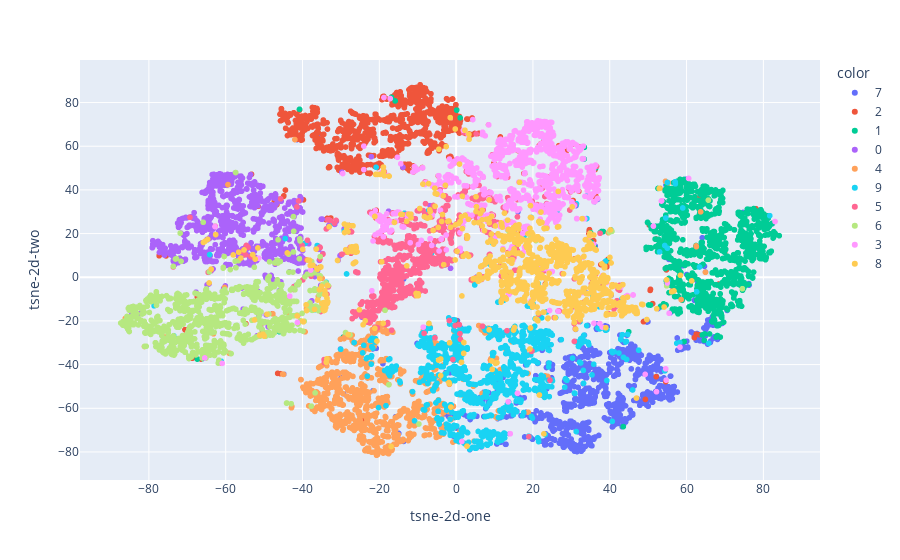

Here is the notebook cell this chart was saved with:
### Code cell
#tsne = TSNE(n_components=2, metric=metrics.PoincareDistance)
tsne = TSNE(n_components=2)
tsne_results = tsne.fit_transform(encoded_samples.drop(['label'],axis=1))

fig = px.scatter(tsne_results, x=0, y=1, color=encoded_samples.label.astype(str),labels={'0': 'tsne-2d-one', '1': 'tsne-2d-two'})
fig.show()

### Figure 1 — Plotly figure (JSON) as saved in the notebook; plotly's stock layout.template omitted (floating-point values rounded to 4 significant figures; data arrays with more than 128 entries replaced by an {"elided": "..."} marker saying what was removed)
{"data": [{"hovertemplate": "color=7<br>tsne-2d-one=%{x}<br>tsne-2d-two=%{y}<extra></extra>", "legendgroup": "7", "marker": {"color": "#636efa", "symbol": "circle"}, "mode": "markers", "name": "7", "showlegend": true, "type": "scattergl", "x": {"elided": "1028 float values"}, "xaxis": "x", "y": {"elided": "1028 float values"}, "yaxis": "y"}, {"hovertemplate": "color=2<br>tsne-2d-one=%{x}<br>tsne-2d-two=%{y}<extra></extra>", "legendgroup": "2", "marker": {"color": "#EF553B", "symbol": "circle"}, "mode": "markers", "name": "2", "showlegend": true, "type": "scattergl", "x": {"elided": "1032 float values"}, "xaxis": "x", "y": {"elided": "1032 float values"}, "yaxis": "y"}, {"hovertemplate": "color=1<br>tsne-2d-one=%{x}<br>tsne-2d-two=%{y}<extra></extra>", "legendgroup": "1", "marker": {"color": "#00cc96", "symbol": "circle"}, "mode": "markers", "name": "1", "showlegend": true, "type": "scattergl", "x": {"elided": "1135 float values"}, "xaxis": "x", "y": {"elided": "1135 float values"}, "yaxis": "y"}, {"hovertemplate": "color=0<br>tsne-2d-one=%{x}<br>tsne-2d-two=%{y}<extra></extra>", "legendgroup": "0", "marker": {"color": "#ab63fa", "symbol": "circle"}, "mode": "markers", "name": "0", "showlegend": true, "type": "scattergl", "x": {"elided": "980 float values"}, "xaxis": "x", "y": {"elided": "980 float values"}, "yaxis": "y"}, {"hovertemplate": "color=4<br>tsne-2d-one=%{x}<br>tsne-2d-two=%{y}<extra></extra>", "legendgroup": "4", "marker": {"color": "#FFA15A", "symbol": "circle"}, "mode": "markers", "name": "4", "showlegend": true, "type": "scattergl", "x": {"elided": "982 float values"}, "xaxis": "x", "y": {"elided": "982 float values"}, "yaxis": "y"}, {"hovertemplate": "color=9<br>tsne-2d-one=%{x}<br>tsne-2d-two=%{y}<extra></extra>", "legendgroup": "9", "marker": {"color": "#19d3f3", "symbol": "circle"}, "mode": "markers", "name": "9", "showlegend": true, "type": "scattergl", "x": {"elided": "1009 float values"}, "xaxis": "x", "y": {"elided": "1009 float values"}, "yaxis": "y"}, {"hovertemplate": "color=5<br>tsne-2d-one=%{x}<br>tsne-2d-two=%{y}<extra></extra>", "legendgroup": "5", "marker": {"color": "#FF6692", "symbol": "circle"}, "mode": "markers", "name": "5", "showlegend": true, "type": "scattergl", "x": {"elided": "892 float values"}, "xaxis": "x", "y": {"elided": "892 float values"}, "yaxis": "y"}, {"hovertemplate": "color=6<br>tsne-2d-one=%{x}<br>tsne-2d-two=%{y}<extra></extra>", "legendgroup": "6", "marker": {"color": "#B6E880", "symbol": "circle"}, "mode": "markers", "name": "6", "showlegend": true, "type": "scattergl", "x": {"elided": "958 float values"}, "xaxis": "x", "y": {"elided": "958 float values"}, "yaxis": "y"}, {"hovertemplate": "color=3<br>tsne-2d-one=%{x}<br>tsne-2d-two=%{y}<extra></extra>", "legendgroup": "3", "marker": {"color": "#FF97FF", "symbol": "circle"}, "mode": "markers", "name": "3", "showlegend": true, "type": "scattergl", "x": {"elided": "1010 float values"}, "xaxis": "x", "y": {"elided": "1010 float values"}, "yaxis": "y"}, {"hovertemplate": "color=8<br>tsne-2d-one=%{x}<br>tsne-2d-two=%{y}<extra></extra>", "legendgroup": "8", "marker": {"color": "#FECB52", "symbol": "circle"}, "mode": "markers", "name": "8", "showlegend": true, "type": "scattergl", "x": {"elided": "974 float values"}, "xaxis": "x", "y": {"elided": "974 float values"}, "yaxis": "y"}], "layout": {"legend": {"title": {"text": "color"}, "tracegroupgap": 0}, "margin": {"t": 60}, "xaxis": {"anchor": "y", "domain": [0, 1], "title": {"text": "tsne-2d-one"}}, "yaxis": {"anchor": "x", "domain": [0, 1], "title": {"text": "tsne-2d-two"}}}}
